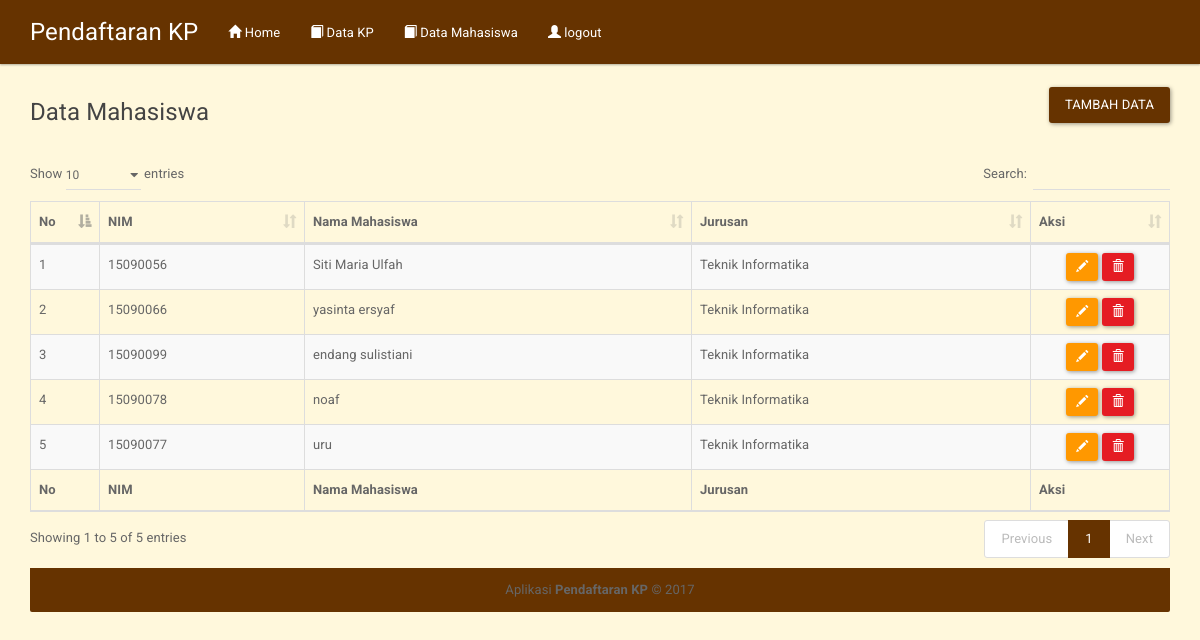
Screenshot of /mhs.php with the database file from the repository.
### tables this page shows
CREATE TABLE `mahasiswa` (
  `id` int(3) NOT NULL,
  `nim` char(8) NOT NULL,
  `nama` varchar(32) NOT NULL,
  `jurusan` varchar(32) NOT NULL
);

### includes/mhs.inc.php (called while the page is built, shortened)
<?php
class Mhs{
	private $conn;
	private $table_name = "mahasiswa";
	public function __construct($db){
		$this->conn = $db;
	}
	function readAll(){
		$query = "SELECT * FROM ".$this->table_name." ORDER BY id ASC";
		$stmt = $this->conn->prepare( $query );
		$stmt->execute();
		return $stmt;
	}
}
?>

### mhs.php (the view, shortened to what this page needs)
<?php
include_once 'header.blade.php';
include_once 'includes/mhs.inc.php';
$db = DB();
$pro = new Mhs($db);
$stmt = $pro->readAll();
?>
	<div class="row">
		<div class="col-md-6 text-left">
			<h4>Data Mahasiswa</h4>
		</div>
		<div class="col-md-6 text-right">
			<button onclick="location.href='tambah.blade.php'" class="btn btn-primary">Tambah Data</button>
		</div>
	</div>
	<br/>
	<table width="100%" class="table table-striped table-bordered" id="tabeldata">
        <thead>
            <tr>
                <th width="30px">No</th>
                <th>NIM</th>
                <th>Nama Mahasiswa</th>
                <th>Jurusan</th>
                <th width="100px">Aksi</th>
            </tr>
        </thead>
        <tfoot>
            <tr>
                <th>No</th>
                <th>NIM</th>
                <th>Nama Mahasiswa</th>
                <th>Jurusan</th>
                <th>Aksi</th>
            </tr>
        </tfoot>
        <tbody>
<?php
$no=1;
while ($row = $stmt->fetch(PDO::FETCH_ASSOC)){
?>
            <tr>
                <td><?php echo $no++ ?></td>
                <td><?php echo $row['nim'] ?></td>
                <td><?php echo $row['nama'] ?></td>
                <td><?php echo $row['jurusan'] ?></td>
                <td class="text-center">
					<a href="ubah.blade.php?id=<?php echo $row['id'] ?>" class="btn btn-sm btn-warning"><span class="glyphicon glyphicon-pencil" aria-hidden="true"></span></a>
					<a href="delete.blade.php?id=<?php echo $row['id'] ?>" onclick="return confirm('Yakin ingin menghapus data')" class="btn btn-sm btn-danger"><span class="glyphicon glyphicon-trash" aria-hidden="true"></span></a>
			    </td>
            </tr>
<?php
}
?>
        </tbody>
    </table>
<?php
include_once 'footer.blade.php';
?>

### header.blade.php (shortened to what this page needs)
<!DOCTYPE html>
<html lang="en">
  <head>
    <link href="css/bootstrap.css" rel="stylesheet">
    <link href="css/dataTables.bootstrap.min.css" rel="stylesheet">
  </head>
  <body>
	<nav class="navbar navbar-inverse navbar-static-top">
	  <div class="container">
		<div class="navbar-header">
		  <a class="navbar-brand" href="home.php">Pendaftaran KP</a>
		</div>
		<div class="collapse navbar-collapse" id="bs-example-navbar-collapse-1">
		  <ul class="nav navbar-nav">
		  <li><a href="home.php"><span class="glyphicon glyphicon-home"></span> Home</a></li>
			<li><a href="data_kp.php"><span class="glyphicon glyphicon-book"></span> Data KP</a></li>
			<li><a href="mhs.php"><span class="glyphicon glyphicon-book"></span> Data Mahasiswa</a></li>
			<li><a href="login.php"><span class="glyphicon glyphicon-user" ></span> logout</a></li>
		  </ul>
		</div>
	  </div>
	</nav>
    <div class="container">

### footer.blade.php (shortened to what this page needs)
<footer class="text-center panel-footer">Aplikasi <b>Pendaftaran KP</b> &copy; 2017</footer>
	</div>
  </body>
</html>

### rows the page displays
mahasiswa: nim "15090056", nama "Siti Maria Ulfah", jurusan "Teknik Informatika"
mahasiswa: nim "15090066", nama "yasinta ersyaf", jurusan "Teknik Informatika"
mahasiswa: nim "15090099", nama "endang sulistiani", jurusan "Teknik Informatika"
mahasiswa: nim "15090078", nama "noaf", jurusan "Teknik Informatika"
mahasiswa: nim "15090077", nama "uru", jurusan "Teknik Informatika"
